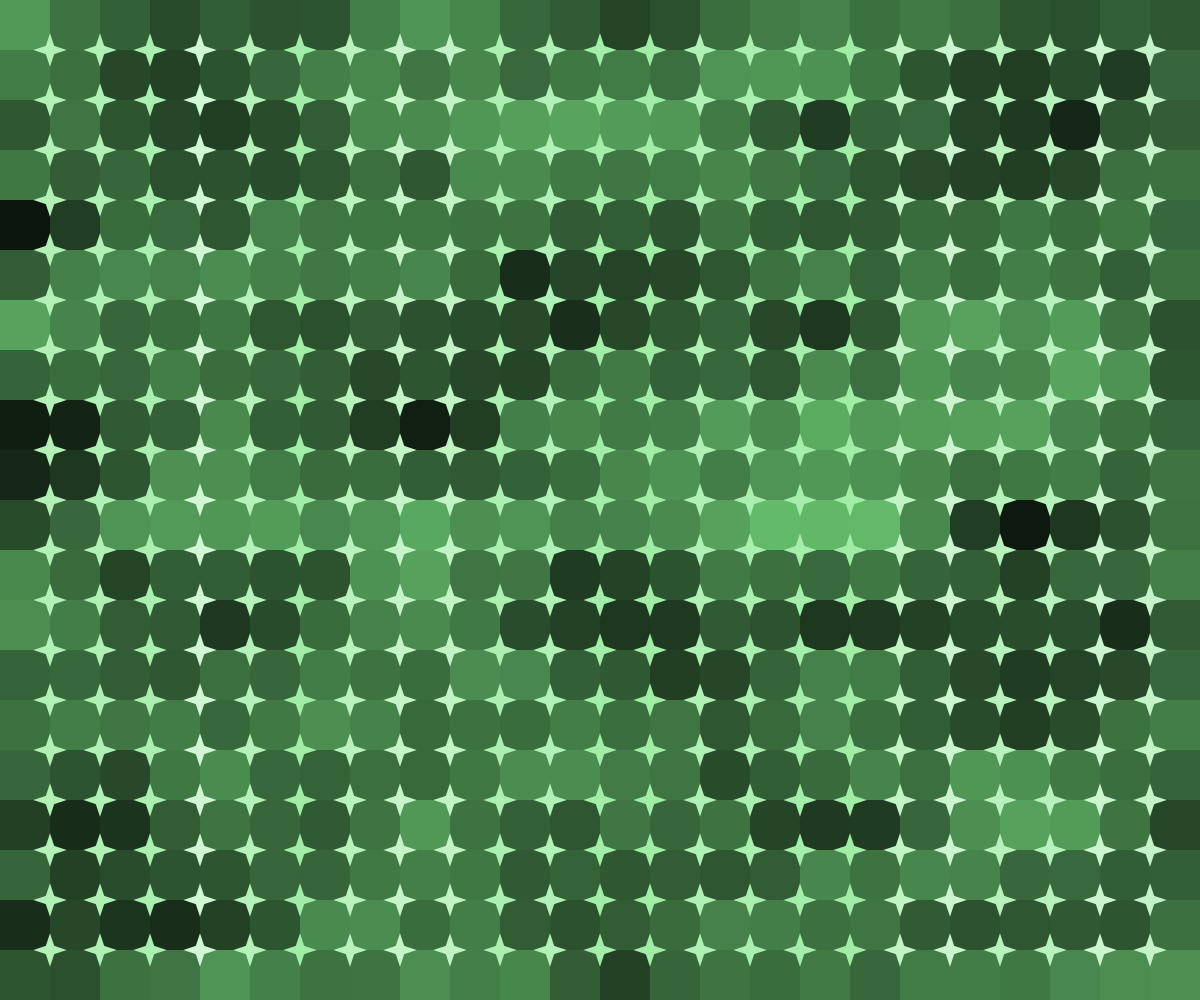
Frame 1 (no input)
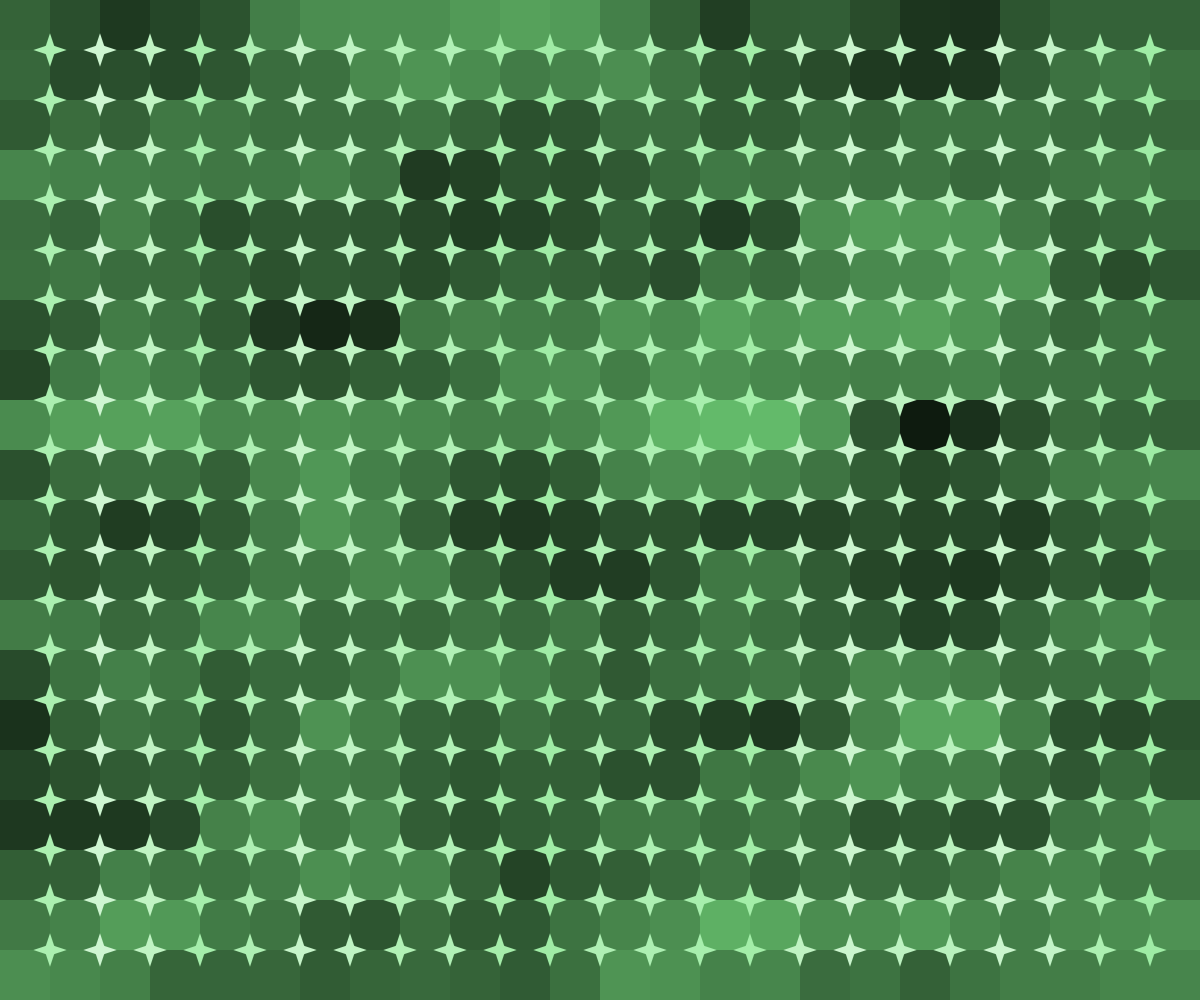
Frame 60 (no input)
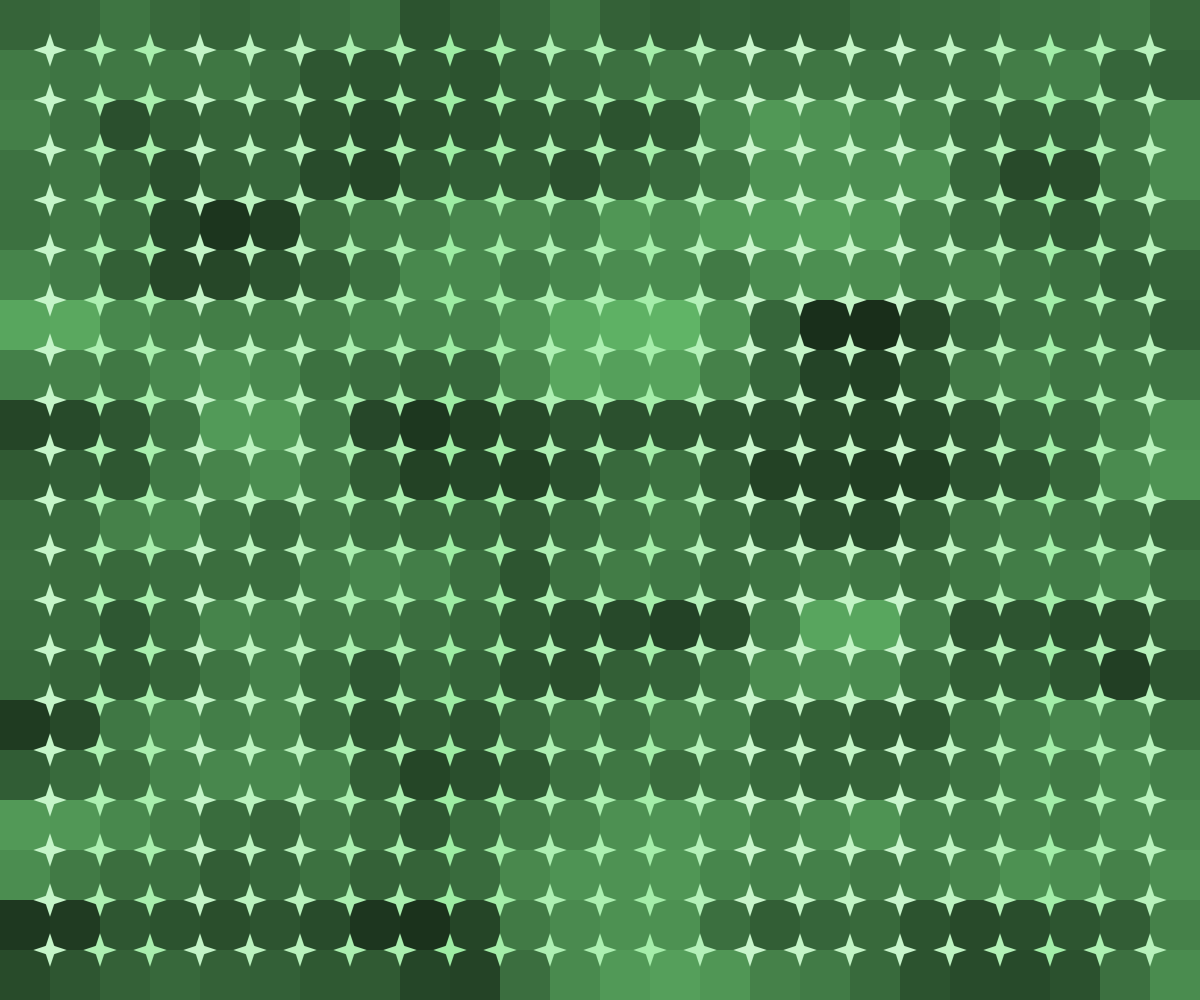
Frame 120 (the mouse pressed at the canvas centre since frame 60)

The p5.js sketch that drew these frames (run headless with seeded random() and noise() and a simulated clock; from frame 60 on, the mouse is pressed at the canvas centre):

// p5.js sketch
// ── sketch.js
function preload(){
}

function setup() {
  createCanvas(windowWidth,windowHeight);

  background(0);
  angleMode(DEGREES);
}

function draw() {
  let squareSize = width/24;

  for (let x = 0; x < width; x += squareSize) {
    for (let y = 0; y < height; y += squareSize) {

      let randomColor = noise((1.5*frameCount+x)/200,(1.5*frameCount+y)/100);

      console.log(randomColor);

      noStroke();
      fill(randomColor*122, randomColor*229, randomColor*130);
      square(x,y,squareSize);
    }
  }

  for (let a = squareSize; a < width; a += squareSize) {
    for (let b = squareSize; b < height; b += squareSize) {

      let randomColorDue = noise((1.5*frameCount+a)/100);

      //valori modficati per RGB
      let colorR = 122 + (randomColorDue*(255-122));
      let colorG = 229 + (randomColorDue*(255-229));
      let colorB = 130 + (randomColorDue*(255-130));

      fill(colorR,colorG,colorB);

      let t = squareSize/9;

      quad(a-t*3,b,a,b+t,a+t*3,b,a,b-t);
      quad(a-t,b,a,b+t*3,a+t,b,a,b-t*3);

    }
  }

}
